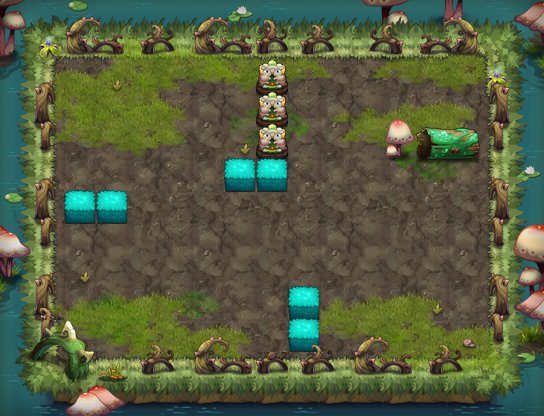

The image is a tile-based game level rendered from a .tmx file. Its description and source (layers, tilesets, objects; grid data summarised) follow:
An orthogonal 17x13 tile map with 32x32 px tiles, 19 tile layers (PASS, 块层 14, 块层 15, 块层 16, ...) and 16 objects (12x TRAP, 3x jdsrh1, PLAYER).

<map version="1.0" orientation="orthogonal" width="17" height="13" tilewidth="32" tileheight="32">
 <properties>
  <property name="DESTRY1" value="221" />
  <property name="DESTRY2" value="225" />
  <property name="DESTRY3" value="223" />
  <property name="DESTRY_COUNT" value="3" />
  <property name="EXP" value="590" />
  <property name="ITEM" value="D018" />
  <property name="MONEY" value="885" />
 </properties>
 <tileset firstgid="1" name="swzz" tilewidth="32" tileheight="32">
  <image source="swzz.png" width="500" height="1024" />
 </tileset>
 <layer name="PASS" width="17" height="13">
  <data>[221 cells, 116 non-empty, 17 distinct tile ids]</data>
 </layer>
 <layer name="块层 14" width="17" height="13">
  <data>[221 cells, 173 non-empty, 22 distinct tile ids]</data>
 </layer>
 <layer name="块层 15" width="17" height="13">
  <data>[221 cells, 82 non-empty, 28 distinct tile ids]</data>
 </layer>
 <layer name="块层 16" width="17" height="13">
  <data>[221 cells, 52 non-empty, 28 distinct tile ids]</data>
 </layer>
 <layer name="块层 2" width="17" height="13">
  <data>[221 cells, 104 non-empty, 8 distinct tile ids]</data>
 </layer>
 <layer name="块层 18" width="17" height="13">
  <data>[221 cells, 40 non-empty, 10 distinct tile ids]</data>
 </layer>
 <layer name="块层 19" width="17" height="13">
  <data>[221 cells, 10 non-empty, 10 distinct tile ids]</data>
 </layer>
 <layer name="块层 4" width="17" height="13">
  <data>[221 cells, 16 non-empty, 8 distinct tile ids]</data>
 </layer>
 <layer name="块层 3" width="17" height="13">
  <data>[221 cells, 70 non-empty, 25 distinct tile ids]</data>
 </layer>
 <layer name="块层 6" width="17" height="13">
  <data>[221 cells, 16 non-empty, 9 distinct tile ids]</data>
 </layer>
 <layer name="块层 17" width="17" height="13">
  <data>[221 cells, 56 non-empty, 5 distinct tile ids]</data>
 </layer>
 <layer name="SHELTER 10" width="17" height="13">
  <data>[221 cells, 14 non-empty, 8 distinct tile ids]</data>
 </layer>
 <layer name="SHELTER 9" width="17" height="13">
  <data>[221 cells, 1 non-empty, 1 distinct tile ids]</data>
 </layer>
 <layer name="SHELTER 8" width="17" height="13">
  <data>[221 cells, 1 non-empty, 1 distinct tile ids]</data>
 </layer>
 <layer name="SHELTER 5" width="17" height="13">
  <data>[221 cells, 2 non-empty, 1 distinct tile ids]</data>
 </layer>
 <layer name="SHELTER 4" width="17" height="13">
  <data>[221 cells, 2 non-empty, 1 distinct tile ids]</data>
 </layer>
 <layer name="SHELTER 3" width="17" height="13">
  <data>[221 cells, 4 non-empty, 4 distinct tile ids]</data>
 </layer>
 <layer name="SHELTER 2" width="17" height="13">
  <data>[221 cells, 1 non-empty, 1 distinct tile ids]</data>
 </layer>
 <layer name="SHELTER 1" width="17" height="13">
  <data>[221 cells, 1 non-empty, 1 distinct tile ids]</data>
 </layer>
 <objectgroup name="对象层 1" width="17" height="13">
  <object name="PLAYER" type="PLAYER" x="448" y="64" width="32" height="32" />
  <object name="jdsrh1" x="96" y="96" width="32" height="32">
   <properties>
    <property name="lua_ai" value="monster_jdsrh_ai" />
    <property name="quality" value="jdsrh1.quality" />
   </properties>
  </object>
  <object name="jdsrh1" x="64" y="320" width="32" height="32">
   <properties>
    <property name="lua_ai" value="monster_jdsrh_ai" />
    <property name="quality" value="jdsrh1.quality" />
   </properties>
  </object>
  <object name="jdsrh1" x="416" y="224" width="32" height="32">
   <properties>
    <property name="lua_ai" value="monster_jdsrh_ai" />
    <property name="quality" value="jdsrh1.quality" />
   </properties>
  </object>
  <object name="bh1" type="TRAP" x="128" y="128" width="32" height="32">
   <properties>
    <property name="trap_ani" value="black_hole.actor" />
    <property name="trap_floor" value="true" />
    <property name="trap_id" value="2" />
    <property name="trap_sh" value="0.1" />
    <property name="trap_sw" value="0.1" />
   </properties>
  </object>
  <object name="bh1" type="TRAP" x="224" y="256" width="32" height="32">
   <properties>
    <property name="trap_ani" value="black_hole.actor" />
    <property name="trap_floor" value="true" />
    <property name="trap_id" value="2" />
    <property name="trap_sh" value="0.1" />
    <property name="trap_sw" value="0.1" />
   </properties>
  </object>
  <object name="xy1" type="TRAP" x="128" y="128" width="32" height="32">
   <properties>
    <property name="lua_ai" value="trap_mire_ai" />
    <property name="trap_sh" value="0.1" />
    <property name="trap_sw" value="0.1" />
   </properties>
  </object>
  <object name="xy1" type="TRAP" x="224" y="256" width="32" height="32">
   <properties>
    <property name="lua_ai" value="trap_mire_ai" />
    <property name="trap_sh" value="0.1" />
    <property name="trap_sw" value="0.1" />
   </properties>
  </object>
  <object name="pg1" type="TRAP" x="320" y="160" width="32" height="32">
   <properties>
    <property name="trap_ani" value="poison_ground.actor" />
    <property name="trap_floor" value="true" />
    <property name="trap_script" value="target(&quot;PLAYER&quot;):onDamage(target(&quot;PLAYER&quot;):getHP()*0.1,&quot;TRAP&quot;);" />
    <property name="trap_start_mode" value="0" />
   </properties>
  </object>
  <object name="pg1" type="TRAP" x="352" y="160" width="32" height="32">
   <properties>
    <property name="trap_ani" value="poison_ground.actor" />
    <property name="trap_floor" value="true" />
    <property name="trap_script" value="target(&quot;PLAYER&quot;):onDamage(target(&quot;PLAYER&quot;):getHP()*0.1,&quot;TRAP&quot;);" />
    <property name="trap_start_mode" value="0" />
   </properties>
  </object>
  <object name="pg1" type="TRAP" x="352" y="192" width="32" height="32">
   <properties>
    <property name="trap_ani" value="poison_ground.actor" />
    <property name="trap_floor" value="true" />
    <property name="trap_script" value="target(&quot;PLAYER&quot;):onDamage(target(&quot;PLAYER&quot;):getHP()*0.1,&quot;TRAP&quot;);" />
    <property name="trap_start_mode" value="0" />
   </properties>
  </object>
  <object name="pg1" type="TRAP" x="320" y="192" width="32" height="32">
   <properties>
    <property name="trap_ani" value="poison_ground.actor" />
    <property name="trap_floor" value="true" />
    <property name="trap_script" value="target(&quot;PLAYER&quot;):onDamage(target(&quot;PLAYER&quot;):getHP()*0.1,&quot;TRAP&quot;);" />
    <property name="trap_start_mode" value="0" />
   </properties>
  </object>
  <object name="pg1" type="TRAP" x="320" y="224" width="32" height="32">
   <properties>
    <property name="trap_ani" value="poison_ground.actor" />
    <property name="trap_floor" value="true" />
    <property name="trap_script" value="target(&quot;PLAYER&quot;):onDamage(target(&quot;PLAYER&quot;):getHP()*0.1,&quot;TRAP&quot;);" />
    <property name="trap_start_mode" value="0" />
   </properties>
  </object>
  <object name="pg1" type="TRAP" x="352" y="224" width="32" height="32">
   <properties>
    <property name="trap_ani" value="poison_ground.actor" />
    <property name="trap_floor" value="true" />
    <property name="trap_script" value="target(&quot;PLAYER&quot;):onDamage(target(&quot;PLAYER&quot;):getHP()*0.1,&quot;TRAP&quot;);" />
    <property name="trap_start_mode" value="0" />
   </properties>
  </object>
  <object name="pg1" type="TRAP" x="352" y="256" width="32" height="32">
   <properties>
    <property name="trap_ani" value="poison_ground.actor" />
    <property name="trap_floor" value="true" />
    <property name="trap_script" value="target(&quot;PLAYER&quot;):onDamage(target(&quot;PLAYER&quot;):getHP()*0.1,&quot;TRAP&quot;);" />
    <property name="trap_start_mode" value="0" />
   </properties>
  </object>
  </objectgroup>
</map>
<!-- 1 of 16 objects omitted -->
